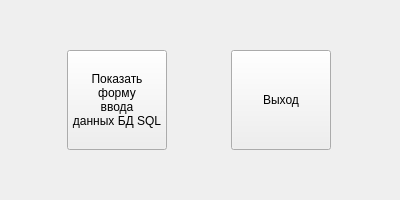
<?xml version="1.0" encoding="UTF-8"?>
<ui version="4.0">
 <class>MainWindow</class>
 <widget class="QMainWindow" name="MainWindow">
  <property name="geometry">
   <rect>
    <x>0</x>
    <y>0</y>
    <width>400</width>
    <height>200</height>
   </rect>
  </property>
  <property name="sizePolicy">
   <sizepolicy hsizetype="Fixed" vsizetype="Fixed">
    <horstretch>0</horstretch>
    <verstretch>0</verstretch>
   </sizepolicy>
  </property>
  <property name="minimumSize">
   <size>
    <width>400</width>
    <height>200</height>
   </size>
  </property>
  <property name="maximumSize">
   <size>
    <width>400</width>
    <height>200</height>
   </size>
  </property>
  <property name="focusPolicy">
   <enum>Qt::NoFocus</enum>
  </property>
  <property name="contextMenuPolicy">
   <enum>Qt::NoContextMenu</enum>
  </property>
  <property name="windowTitle">
   <string>Start Window</string>
  </property>
  <property name="iconSize">
   <size>
    <width>24</width>
    <height>24</height>
   </size>
  </property>
  <property name="toolButtonStyle">
   <enum>Qt::ToolButtonIconOnly</enum>
  </property>
  <property name="unifiedTitleAndToolBarOnMac">
   <bool>false</bool>
  </property>
  <widget class="QWidget" name="centralwidget">
   <layout class="QGridLayout" name="gridLayout">
    <item row="0" column="0">
     <widget class="QPushButton" name="pb_login_sql">
      <property name="sizePolicy">
       <sizepolicy hsizetype="Fixed" vsizetype="Fixed">
        <horstretch>0</horstretch>
        <verstretch>0</verstretch>
       </sizepolicy>
      </property>
      <property name="minimumSize">
       <size>
        <width>100</width>
        <height>100</height>
       </size>
      </property>
      <property name="maximumSize">
       <size>
        <width>100</width>
        <height>100</height>
       </size>
      </property>
      <property name="autoFillBackground">
       <bool>true</bool>
      </property>
      <property name="text">
       <string>Показать
форму
ввода
данных БД SQL</string>
      </property>
      <property name="iconSize">
       <size>
        <width>16</width>
        <height>16</height>
       </size>
      </property>
      <property name="autoDefault">
       <bool>false</bool>
      </property>
      <property name="default">
       <bool>false</bool>
      </property>
      <property name="flat">
       <bool>false</bool>
      </property>
     </widget>
    </item>
    <item row="0" column="1">
     <widget class="QPushButton" name="pb_exit">
      <property name="sizePolicy">
       <sizepolicy hsizetype="Fixed" vsizetype="Fixed">
        <horstretch>0</horstretch>
        <verstretch>0</verstretch>
       </sizepolicy>
      </property>
      <property name="minimumSize">
       <size>
        <width>100</width>
        <height>100</height>
       </size>
      </property>
      <property name="maximumSize">
       <size>
        <width>100</width>
        <height>100</height>
       </size>
      </property>
      <property name="autoFillBackground">
       <bool>true</bool>
      </property>
      <property name="text">
       <string>Выход</string>
      </property>
      <property name="autoDefault">
       <bool>false</bool>
      </property>
      <property name="default">
       <bool>false</bool>
      </property>
      <property name="flat">
       <bool>false</bool>
      </property>
     </widget>
    </item>
   </layout>
  </widget>
 </widget>
 <resources/>
 <connections/>
</ui>
